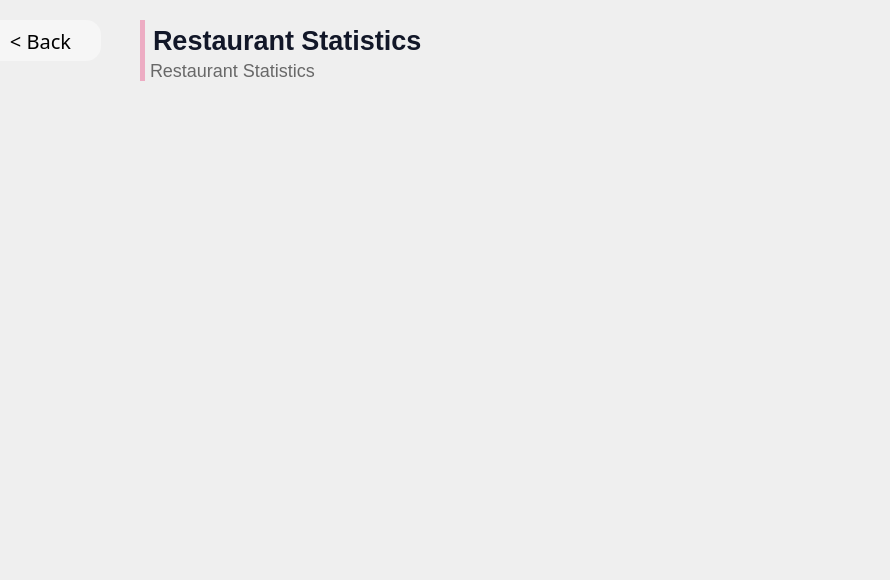
      <widget class="QWidget" name="page_19">
       <widget class="QLabel" name="label_117">
        <property name="geometry">
         <rect>
          <x>140</x>
          <y>60</y>
          <width>411</width>
          <height>21</height>
         </rect>
        </property>
        <property name="styleSheet">
         <string notr="true">font-family: 'Poppins';
font-style: normal;
background:rgba(0,0,0,0);
font-weight: 275;
font-size: 18px;
color: rgb(104,104,104);
border-left: 5px solid rgb(237,172,195);
padding-left: 1px;

</string>
        </property>
        <property name="text">
         <string>Restaurant Statistics</string>
        </property>
       </widget>
       <widget class="QWidget" name="gridLayoutWidget_4">
        <property name="geometry">
         <rect>
          <x>170</x>
          <y>110</y>
          <width>711</width>
          <height>461</height>
         </rect>
        </property>
        <layout class="QGridLayout" name="gridLayout_rest"/>
       </widget>
       <widget class="QPushButton" name="back1_btn_9">
        <property name="geometry">
         <rect>
          <x>-20</x>
          <y>20</y>
          <width>121</width>
          <height>41</height>
         </rect>
        </property>
        <property name="font">
         <font>
          <family>Poppins</family>
          <pointsize>15</pointsize>
          <weight>34</weight>
          <italic>false</italic>
          <bold>false</bold>
         </font>
        </property>
        <property name="cursor">
         <cursorShape>PointingHandCursor</cursorShape>
        </property>
        <property name="styleSheet">
         <string notr="true">QPushButton{
background-color:rgb(246, 246, 246);
border:0;
color:black;
	font: 75 15pt &quot;Poppins&quot;;
font-weight:275;
border-radius:15px;
}</string>
        </property>
        <property name="text">
         <string>&lt; Back</string>
        </property>
       </widget>
       <widget class="QLabel" name="label_118">
        <property name="geometry">
         <rect>
          <x>140</x>
          <y>20</y>
          <width>371</width>
          <height>41</height>
         </rect>
        </property>
        <property name="styleSheet">
         <string notr="true">font-family: 'Poppins';
font-style: normal;
background:rgba(0,0,0,0);
font-weight: 600;
font-size: 27px;
color: rgb(18,23,40);
border-left: 5px solid rgb(237,172,195);
padding-left: 1px;

</string>
        </property>
        <property name="text">
         <string>Restaurant Statistics</string>
        </property>
       </widget>
      </widget>
